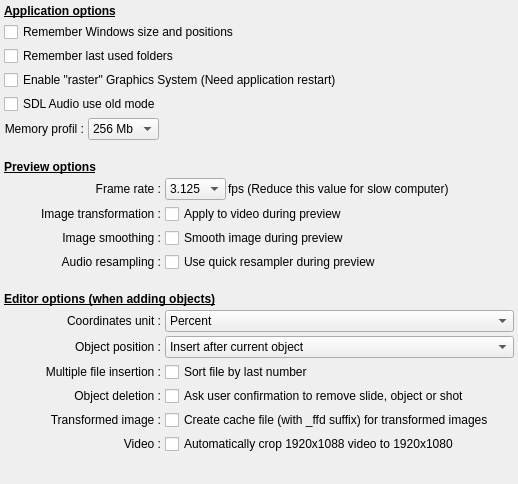
         <widget class="QWidget" name="scrollAreaWidgetContents_2">
          <property name="geometry">
           <rect>
            <x>0</x>
            <y>0</y>
            <width>518</width>
            <height>484</height>
           </rect>
          </property>
          <layout class="QGridLayout" name="gridLayout">
           <property name="margin">
            <number>4</number>
           </property>
           <property name="spacing">
            <number>4</number>
           </property>
           <item row="1" column="0" colspan="2">
            <widget class="QCheckBox" name="RestoreWindowCH">
             <property name="toolTip">
              <string>If this box is checked, the sizes and the positions of all the windows and dialogue box of ffDiaporama will be saved to be reused the next time which you will use ffDiaporama.</string>
             </property>
             <property name="text">
              <string>Remember Windows size and positions</string>
             </property>
            </widget>
           </item>
           <item row="2" column="0" colspan="2">
            <widget class="QCheckBox" name="RememberLastDirectoriesCH">
             <property name="toolTip">
              <string>If this box is checked, the directories that you use for the images, the videos, the projects, the musics and the generations of movie will be saved to be reused the next time which you will use ffDiaporama.</string>
             </property>
             <property name="text">
              <string>Remember last used folders</string>
             </property>
            </widget>
           </item>
           <item row="0" column="0" colspan="2">
            <widget class="QLabel" name="label_3">
             <property name="font">
              <font>
               <weight>75</weight>
               <bold>true</bold>
               <underline>true</underline>
              </font>
             </property>
             <property name="text">
              <string>Application options</string>
             </property>
            </widget>
           </item>
           <item row="8" column="0" colspan="2">
            <widget class="QLabel" name="label_4">
             <property name="sizePolicy">
              <sizepolicy hsizetype="Preferred" vsizetype="Fixed">
               <horstretch>0</horstretch>
               <verstretch>0</verstretch>
              </sizepolicy>
             </property>
             <property name="minimumSize">
              <size>
               <width>0</width>
               <height>30</height>
              </size>
             </property>
             <property name="font">
              <font>
               <weight>75</weight>
               <bold>true</bold>
               <underline>true</underline>
              </font>
             </property>
             <property name="text">
              <string>Preview options</string>
             </property>
             <property name="alignment">
              <set>Qt::AlignBottom|Qt::AlignLeading|Qt::AlignLeft</set>
             </property>
            </widget>
           </item>
           <item row="9" column="0">
            <widget class="QLabel" name="label_5">
             <property name="text">
              <string>Frame rate :</string>
             </property>
             <property name="alignment">
              <set>Qt::AlignRight|Qt::AlignTrailing|Qt::AlignVCenter</set>
             </property>
             <property name="buddy">
              <cstring>PreviewFrameRateCB</cstring>
             </property>
            </widget>
           </item>
           <item row="9" column="1">
            <layout class="QHBoxLayout" name="horizontalLayout_4">
             <property name="spacing">
              <number>2</number>
             </property>
             <item>
              <widget class="QComboBox" name="PreviewFrameRateCB">
               <property name="toolTip">
                <string>Defined the number of images by seconds which will be generated to show the preview.</string>
               </property>
               <item>
                <property name="text">
                 <string notr="true">3.125</string>
                </property>
               </item>
               <item>
                <property name="text">
                 <string notr="true">6</string>
                </property>
               </item>
               <item>
                <property name="text">
                 <string notr="true">8.333</string>
                </property>
               </item>
               <item>
                <property name="text">
                 <string notr="true">12.5</string>
                </property>
               </item>
               <item>
                <property name="text">
                 <string notr="true">18.75</string>
                </property>
               </item>
              </widget>
             </item>
             <item>
              <widget class="QLabel" name="label_6">
               <property name="sizePolicy">
                <sizepolicy hsizetype="Expanding" vsizetype="Preferred">
                 <horstretch>0</horstretch>
                 <verstretch>0</verstretch>
                </sizepolicy>
               </property>
               <property name="text">
                <string>fps (Reduce this value for slow computer)</string>
               </property>
              </widget>
             </item>
            </layout>
           </item>
           <item row="10" column="0">
            <widget class="QLabel" name="label_16">
             <property name="text">
              <string>Image transformation :</string>
             </property>
             <property name="alignment">
              <set>Qt::AlignRight|Qt::AlignTrailing|Qt::AlignVCenter</set>
             </property>
            </widget>
           </item>
           <item row="10" column="1">
            <widget class="QCheckBox" name="ApplyTransfoDuringPreviewCB">
             <property name="toolTip">
              <string>If this box is checked, The effects of transformations will be applied to the images of videos during the preview.</string>
             </property>
             <property name="text">
              <string>Apply to video during preview</string>
             </property>
            </widget>
           </item>
           <item row="15" column="0" colspan="2">
            <widget class="QLabel" name="label">
             <property name="sizePolicy">
              <sizepolicy hsizetype="Preferred" vsizetype="Fixed">
               <horstretch>0</horstretch>
               <verstretch>0</verstretch>
              </sizepolicy>
             </property>
             <property name="minimumSize">
              <size>
               <width>0</width>
               <height>30</height>
              </size>
             </property>
             <property name="font">
              <font>
               <weight>75</weight>
               <bold>true</bold>
               <underline>true</underline>
              </font>
             </property>
             <property name="text">
              <string>Editor options (when adding objects)</string>
             </property>
             <property name="alignment">
              <set>Qt::AlignBottom|Qt::AlignLeading|Qt::AlignLeft</set>
             </property>
            </widget>
           </item>
           <item row="17" column="0">
            <widget class="QLabel" name="label_2">
             <property name="text">
              <string>Object position :</string>
             </property>
             <property name="alignment">
              <set>Qt::AlignRight|Qt::AlignTrailing|Qt::AlignVCenter</set>
             </property>
             <property name="buddy">
              <cstring>AppendObjectCB</cstring>
             </property>
            </widget>
           </item>
           <item row="17" column="1">
            <widget class="QComboBox" name="AppendObjectCB">
             <property name="toolTip">
              <string>Define the position which occupy the new objects in the timeline during the insertions</string>
             </property>
             <item>
              <property name="text">
               <string>Insert after current object</string>
              </property>
             </item>
             <item>
              <property name="text">
               <string>Append at project end</string>
              </property>
             </item>
            </widget>
           </item>
           <item row="18" column="0">
            <widget class="QLabel" name="label_26">
             <property name="text">
              <string>Multiple file insertion :</string>
             </property>
             <property name="alignment">
              <set>Qt::AlignRight|Qt::AlignTrailing|Qt::AlignVCenter</set>
             </property>
            </widget>
           </item>
           <item row="18" column="1">
            <widget class="QCheckBox" name="SortFileCB">
             <property name="toolTip">
              <string>Adjust the way will be sorted out files when you select several files in Add file.</string>
             </property>
             <property name="text">
              <string>Sort file by last number</string>
             </property>
            </widget>
           </item>
           <item row="26" column="0">
            <spacer name="verticalSpacer_2">
             <property name="orientation">
              <enum>Qt::Vertical</enum>
             </property>
             <property name="sizeHint" stdset="0">
              <size>
               <width>20</width>
               <height>40</height>
              </size>
             </property>
            </spacer>
           </item>
           <item row="19" column="1">
            <widget class="QCheckBox" name="AskUserToRemove">
             <property name="toolTip">
              <string>If this box is checked, a confirmation will display every time you remove an object</string>
             </property>
             <property name="text">
              <string>Ask user confirmation to remove slide, object or shot</string>
             </property>
            </widget>
           </item>
           <item row="19" column="0">
            <widget class="QLabel" name="label_33">
             <property name="text">
              <string>Object deletion :</string>
             </property>
             <property name="alignment">
              <set>Qt::AlignRight|Qt::AlignTrailing|Qt::AlignVCenter</set>
             </property>
            </widget>
           </item>
           <item row="16" column="0">
            <widget class="QLabel" name="label_34">
             <property name="text">
              <string>Coordinates unit :</string>
             </property>
             <property name="alignment">
              <set>Qt::AlignRight|Qt::AlignTrailing|Qt::AlignVCenter</set>
             </property>
            </widget>
           </item>
           <item row="16" column="1">
            <widget class="QComboBox" name="UnitCB">
             <property name="toolTip">
              <string>Select the unit of the coordinates which will be used in properties dialog box</string>
             </property>
             <item>
              <property name="text">
               <string>Percent</string>
              </property>
             </item>
             <item>
              <property name="text">
               <string>Pixel</string>
              </property>
             </item>
            </widget>
           </item>
           <item row="3" column="0" colspan="2">
            <widget class="QCheckBox" name="RasterModeCB">
             <property name="text">
              <string>Enable &quot;raster&quot; Graphics System (Need application restart)</string>
             </property>
            </widget>
           </item>
           <item row="11" column="0">
            <widget class="QLabel" name="label_42">
             <property name="text">
              <string>Image smoothing :</string>
             </property>
             <property name="alignment">
              <set>Qt::AlignRight|Qt::AlignTrailing|Qt::AlignVCenter</set>
             </property>
            </widget>
           </item>
           <item row="11" column="1">
            <widget class="QCheckBox" name="SmoothImageDuringPreviewCB">
             <property name="text">
              <string>Smooth image during preview</string>
             </property>
            </widget>
           </item>
           <item row="12" column="1">
            <widget class="QCheckBox" name="QuickResamplingPreviewCB">
             <property name="text">
              <string>Use quick resampler during preview</string>
             </property>
            </widget>
           </item>
           <item row="12" column="0">
            <widget class="QLabel" name="label_90">
             <property name="text">
              <string>Audio resampling :</string>
             </property>
             <property name="alignment">
              <set>Qt::AlignRight|Qt::AlignTrailing|Qt::AlignVCenter</set>
             </property>
            </widget>
           </item>
           <item row="4" column="0">
            <widget class="QCheckBox" name="SDLAudioModeCB">
             <property name="text">
              <string>SDL Audio use old mode</string>
             </property>
            </widget>
           </item>
           <item row="5" column="0" colspan="2">
            <layout class="QHBoxLayout" name="horizontalLayout_16">
             <item>
              <widget class="QLabel" name="MemCacheProfilLabel">
               <property name="text">
                <string>Memory profil :</string>
               </property>
               <property name="alignment">
                <set>Qt::AlignRight|Qt::AlignTrailing|Qt::AlignVCenter</set>
               </property>
              </widget>
             </item>
             <item>
              <widget class="QComboBox" name="MemCacheProfilCB">
               <item>
                <property name="text">
                 <string>256 Mb</string>
                </property>
               </item>
               <item>
                <property name="text">
                 <string>512 Mb</string>
                </property>
               </item>
               <item>
                <property name="text">
                 <string>1 Gb</string>
                </property>
               </item>
               <item>
                <property name="text">
                 <string>2 Gb</string>
                </property>
               </item>
              </widget>
             </item>
             <item>
              <widget class="QLabel" name="MemCacheProfilSpacer">
               <property name="sizePolicy">
                <sizepolicy hsizetype="Expanding" vsizetype="Preferred">
                 <horstretch>0</horstretch>
                 <verstretch>0</verstretch>
                </sizepolicy>
               </property>
               <property name="text">
                <string notr="true"/>
               </property>
              </widget>
             </item>
            </layout>
           </item>
           <item row="20" column="0">
            <widget class="QLabel" name="label_97">
             <property name="text">
              <string>Transformed image :</string>
             </property>
             <property name="alignment">
              <set>Qt::AlignRight|Qt::AlignTrailing|Qt::AlignVCenter</set>
             </property>
            </widget>
           </item>
           <item row="20" column="1">
            <widget class="QCheckBox" name="CacheTransformedImagesCB">
             <property name="text">
              <string>Create cache file (with _ffd suffix) for transformed images</string>
             </property>
            </widget>
           </item>
           <item row="21" column="0">
            <widget class="QLabel" name="label_99">
             <property name="text">
              <string>Video :</string>
             </property>
             <property name="alignment">
              <set>Qt::AlignRight|Qt::AlignTrailing|Qt::AlignVCenter</set>
             </property>
            </widget>
           </item>
           <item row="21" column="1">
            <widget class="QCheckBox" name="Crop1088To1080CB">
             <property name="text">
              <string>Automatically crop 1920x1088 video to 1920x1080</string>
             </property>
            </widget>
           </item>
          </layout>
         </widget>
